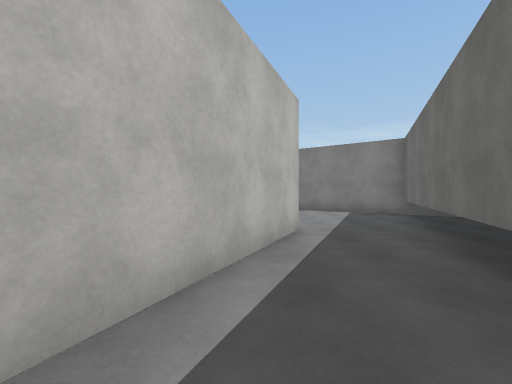
view 1 (above)

18 first-person views from a walk through a scene from a Unity 3-D project. The camera is 1.4 m above the floor, looks level and sees 90° across. The floor is counted in squares, 2 m on a side. Each view is taken from the middle of a square. On the plan, view 1 faces up. The plan holds only what a view shows up to about 9 squares ahead; the rest is blank. The place goes on beyond the plan. The player character is not drawn. Surface patterns are stand-ins for the level's own textures.

view 2
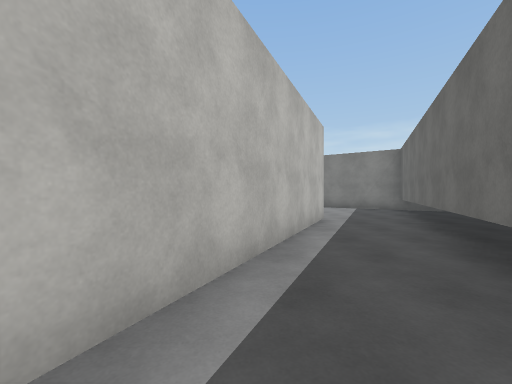

view 3
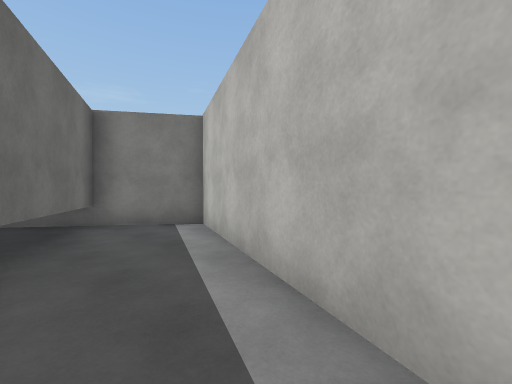

view 4
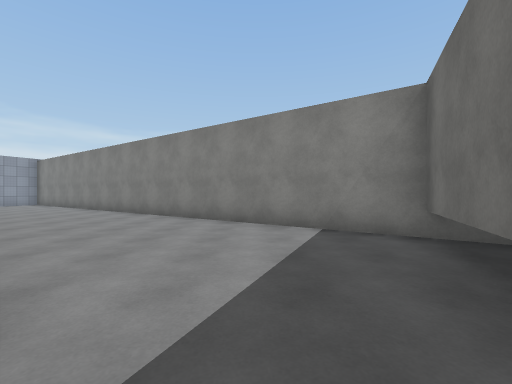

view 5
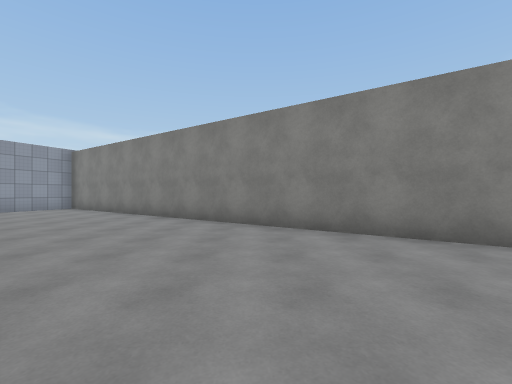

view 6
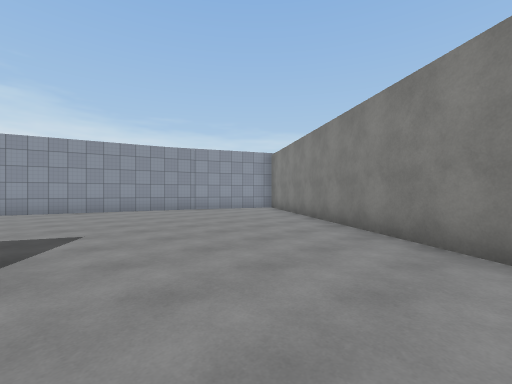

view 7
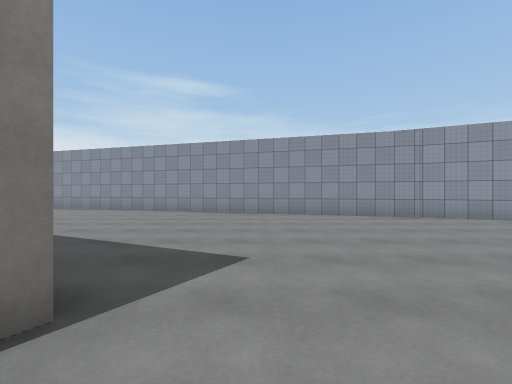

view 8
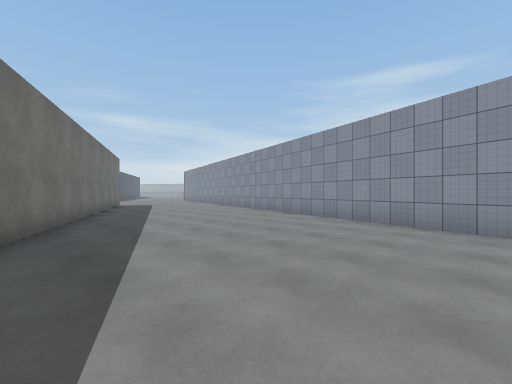

view 9
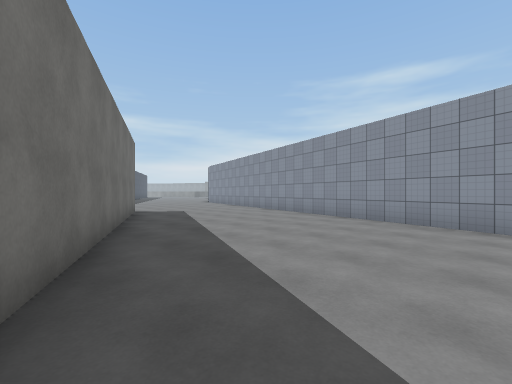

view 10
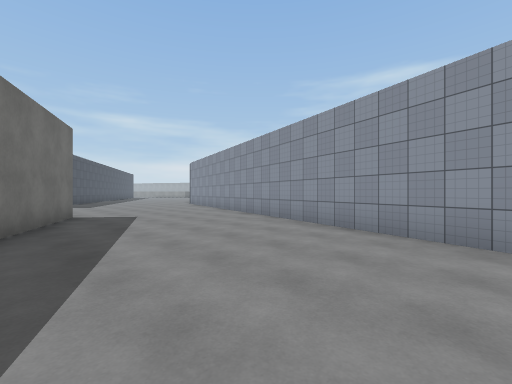

view 11
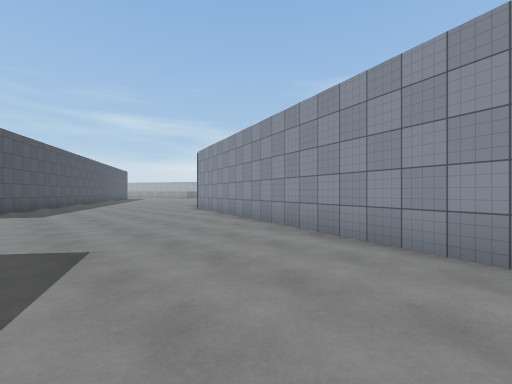

view 12
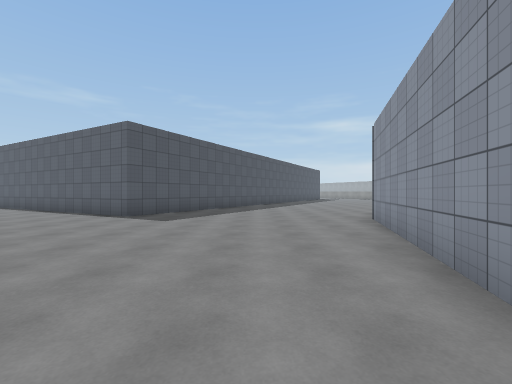

view 13
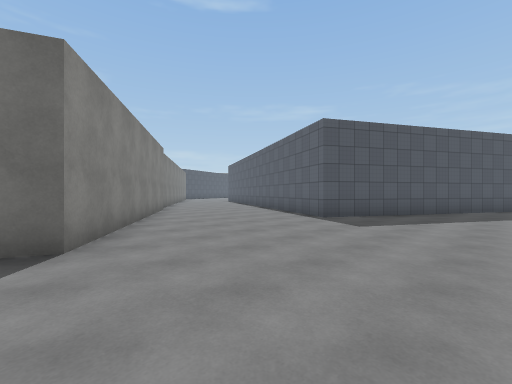

view 14
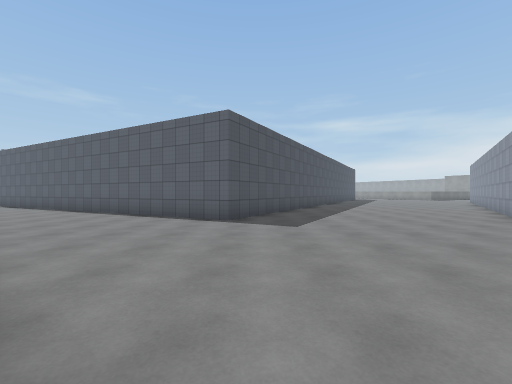

view 15
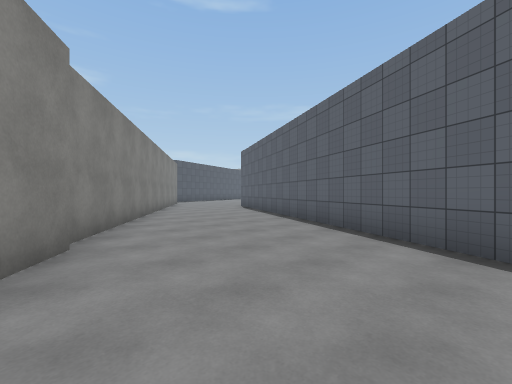

view 16
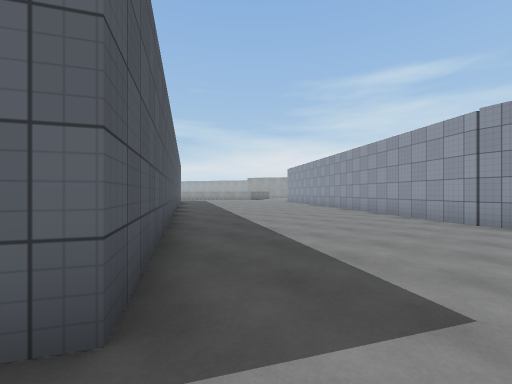

view 17
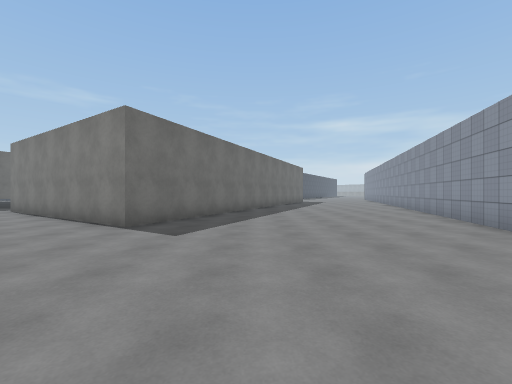

view 18
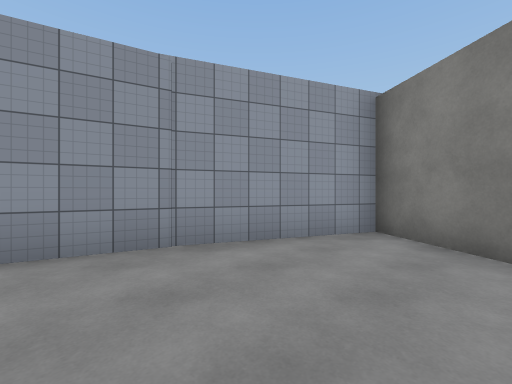

### Floor plan
Points are (right, up) in squares from view 1. A wall is a line through its corners. A room is listed if a view was taken in it or the views show most of it. See-through windows are left out.
Room 1 (views 1, 2)
walls: (-1, 0.8) (-2.2, -1.9) (0.8, -3.9); (-0.3, -3.2) (1.2, 0.2)
ways out: opening at (0, 1)
Room 2 (views 3, 4, 5, 6, 7, 8, 9, 10, 11, 12, 13, 14, 15, 16, 17, 18)
walls: (-5.1, -8.6) (-11.4, -4.5) (-5.4, 8.9) (0.5, 5); (0.8, 4.8) (-0.1, 2.8); (2.1, 2.2) (4.6, 7.9); (-11.1, 14.6) (-18, -9.6) (-19.5, -11.7); (-13.2, -13.6) (-11.3, -10.3) (-5.2, -13.5); (-0.2, -11.9) (-4.9, -8.8); (-9.8, 17.5) (-11.1, 14.5); (5.3, 7.5) (-9.5, 17.5)
ways out: opening at (1, 3)

Where each view was taken, in squares from view 1:
view 1: 0 up, 0 right, facing up
view 2: 2 down, 1 left, facing up
view 3: 3 up, 1 right, facing down-left
view 4: 4 up, 2 right, facing up
view 5: 7 up, 2 left, facing up
view 6: 9 up, 2 left, facing up-left
view 7: 10 up, 4 left, facing left
view 8: 10 up, 7 left, facing down-left
view 9: 5 up, 8 left, facing down-left
view 10: 4 up, 10 left, facing down-left
view 11: 0 up, 12 left, facing down-left
view 12: 3 down, 15 left, facing down
view 13: 4 down, 15 left, facing down-right
view 14: 4 down, 12 left, facing down
view 15: 8 down, 9 left, facing down-right
view 16: 9 down, 11 left, facing down-left
view 17: 14 up, 8 left, facing down
view 18: 13 up, 8 left, facing up-left
